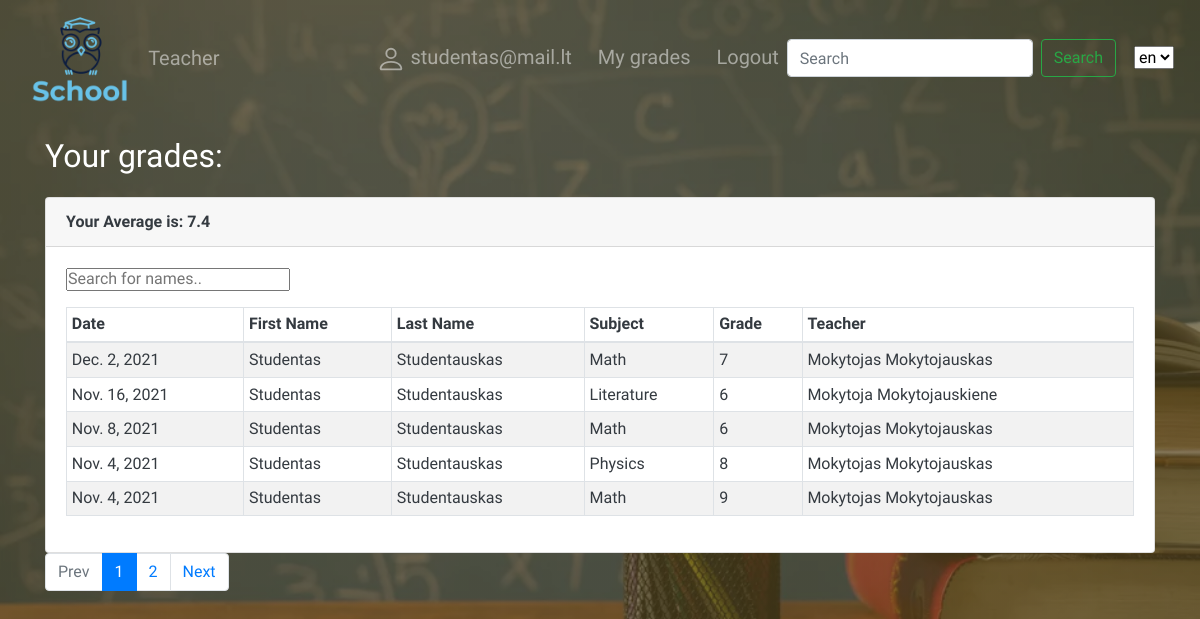
Screenshot of /school/mygrades/ (signed in) with the database file from the repository.
### school/models.py (models this page shows, shortened)
class CustomUser(AbstractBaseUser, PermissionsMixin):
    email = models.EmailField(_('email address'), unique=True)
    fname = models.CharField(verbose_name=_("First name"), max_length=150, null=True, blank=True)
    lname = models.CharField(verbose_name=_("Last name"), max_length=150, null=True, blank=True)
    is_staff = models.BooleanField(default=False)
    is_active = models.BooleanField(default=True)
    USER_CHOICES = [
        ('T', 'Teacher'),
        ('S', 'Student')
    ]
    user_type = models.CharField(choices=USER_CHOICES, max_length=1)
    USERNAME_FIELD = 'email'
    REQUIRED_FIELDS = []
    objects = CustomUserManager()
    class Meta:
        ordering = ('id',)

class Subject_grade(models.Model):
    teacher_subject = models.ForeignKey('Teacher_subject', verbose_name=_('Teacher subject'), on_delete=models.CASCADE, null=True, blank=True)
    student = models.ForeignKey(User, on_delete=models.CASCADE, null=True, blank=True)
    date = models.DateField(verbose_name=_('Date'), null=True, blank=True)
    GRADE = (
        (1, '1'),
        (2, '2'),
        (3, '3'),
        (4, '4'),
        (5, '5'),
        (6, '6'),
        (7, '7'),
        (8, '8'),
        (9, '9'),
        (10, '10'),
    )
    grade = models.IntegerField(
        verbose_name=_('Grade'),
        choices=GRADE,
        null=True,
        blank=True,
    )
    class Meta:
        verbose_name = "Subject grade"
        verbose_name_plural = 'Subject grades'
        ordering = ['-date']

class Teacher_subject(models.Model):
    teacher = models.ForeignKey(User, on_delete=models.CASCADE, null=True, blank=True, related_name='subjects')
    subject = models.ForeignKey('Subject', verbose_name='Subject', on_delete=models.CASCADE, null=True, blank=True)
    class Meta:
        verbose_name = "Teacher's subject"
        verbose_name_plural = "Teacher's subjects"

class Subject(models.Model):
    name = models.CharField(verbose_name=_("Name"), max_length=150)
    class Meta:
        verbose_name = 'Subject'
        verbose_name_plural = 'Subjects'

### school/views.py (the view)
# urls.py: path('mygrades/', views.GradesByUserListView.as_view(), name='my-grades'),
class GradesByUserListView(LoginRequiredMixin, generic.ListView):
    model = Subject_grade
    template_name = 'user_grades.html'
    paginate_by = 5
    def get_queryset(self):
        return Subject_grade.objects.filter(student=self.request.user)
    def get_context_data(self, *args, **kwargs):
        context = super(GradesByUserListView, self).get_context_data(**kwargs)
        context['average'] = Subject_grade.objects.all().aggregate(Avg('grade'))
        return context

### school/templates/user_grades.html (shortened to what this page needs)
{% extends "base.html" %}
{% load i18n %}
{% load static %}
{% block content %}
<h1>{% trans "Your grades:" %} </h1>
<div class="row text-dark">
    <div class="col-lg-12">
        <div class="card">
            <div class="card-header">
                {% for key, value in average.items %}
                <strong>{% trans "Your Average is:" %} {{ value|floatformat:"1" }}</strong>
                {% endfor %}
            </div>
            <div class="card-body">
                <input class="mb-3" type="text" id="myInput" onkeyup="myFunction()" placeholder="Search for names..">
                <table id="myTable" class="table table-responsive-sm table-bordered table-striped table-sm">
                    <thead>
                    <tr>
                        <th>{% trans "Date" %}</th>
                        <th>{% trans "First Name" %}</th>
                        <th>{% trans "Last Name" %}</th>
                        <th>{% trans "Subject" %}</th>
                        <th>{% trans "Grade" %}</th>
                        <th>{% trans "Teacher" %}</th>
                    </tr>
                    </thead>
                    <tbody>
                    <tr>
                        {% for subject in subject_grade_list %}
                        <td>{{ subject.date }}</td>
                        <td>{{ subject.student.fname }}</td>
                        <td>{{ subject.student.lname }}</td>
                        <td>{{ subject.teacher_subject.subject.name }}</td>
                        <td>{{ subject.grade }}</td>
                        <td>{{ subject.teacher_subject.teacher.fname }} {{ subject.teacher_subject.teacher.lname }}</td>
                    </tr>
                    {% endfor %}
                    </tbody>
                </table>
            </div>
        </div>
    </div>
</div>
<div class="row">
    <div class="col-md-12">
        {% if page_obj.has_other_pages %}
            <ul class="pagination">
                {% if page_obj.has_previous %}
                    <li class="page-item">
                        <a href="?page={{page_obj.previous_page_number}}" class="page-link">{% trans "Prev"%}</a>
                    </li>
                {% else %}
                    <li class="page-item disabled">
                        <a class="page-link">{% trans "Prev"%}</a>
                    </li>
                {% endif %}
                {% for i in page_obj.paginator.page_range %}
                    {% if page_obj.number == i %}
                        <li class="page-item active">
                            <a class="page-link">{{ i }}</a>
                        </li>
                    {% else %}
                        <li class="page-item">
                            <a href="?page={{ i }}" class="page-link">{{ i }}</a>
                        </li>
                    {% endif %}
                {% endfor %}
                {% if page_obj.has_next %}
                    <li class="page-item">
                        <a href="?page={{page_obj.next_page_number}}" class="page-link">{% trans "Next" %}</a>
                    </li>
                {% else %}
                    <li class="page-item disabled">
                        <a class="page-link">{% trans "Next" %}</a>
                    </li>
                {% endif %}
            </ul>
        {% endif %}
    </div>
</div>
{% endblock %}

### school/templates/base.html (shortened to what this page needs)
<!DOCTYPE html>
<html lang="en">
<head>
    {% load i18n %}
    <link rel="stylesheet" href="https://stackpath.bootstrapcdn.com/bootstrap/4.1.3/css/bootstrap.min.css"
>
    <link rel="stylesheet" href="https://cdnjs.cloudflare.com/ajax/libs/normalize/8.0.1/normalize.css" />
    {% load static %}
    <link rel="stylesheet" href="{% static 'css/styles.css' %}">
</head>
<body>
<nav class="navbar navbar-expand-sm navbar-dark" >
  <a href="/" > <img src="{% static 'img/School_logo1.png' %}"></a>
  <div class="collapse navbar-collapse" id="navbarTogglerDemo03">
    <ul class="navbar-nav mr-auto mt-2 mt-lg-0">
      <li class="nav-item">
        <a class="nav-link" href="{% url 'teachers'%}">{% trans "Teacher" %}</a>
      </li>
        </ul>
      {% if user.is_authenticated %}
      <div class="collapse navbar-collapse">
      <ul class="navbar-nav ml-auto mt-2 mt-lg-0">
          <li class="nav-item"><a class="nav-link" href="{% url 'profile' %}">
          {{ user.get_username }} </a></li>
          {% if user.user_type == 'S' %}
      <li class="nav-item"><a class="nav-link" href="{% url 'my-grades' %}">{% trans "My grades" %}</a></li>
          {% else %}
          <li class="nav-item"><a class="nav-link" href="{% url 'my-lessons' %}">{% trans "My Students" %}</a></li>
          <li class="nav-item"><a class="nav-link" href="{% url 'grade-new'%}?next=/school">{% trans "New Grade" %}</a></li>
          {% endif %}
      <li class="nav-item"><a class="nav-link" href="{% url 'logout' %}?next=/school">{% trans "Logout" %}</a></li>
          {% else %}
          <div class="collapse navbar-collapse">
      <ul class="navbar-nav ml-auto mt-2 mt-lg-0">
      <li class="nav-item "><a class="nav-link" href="{% url 'login' %}?next={{request.path}}">{% trans "Login" %}</a></li></ul></div>
          {% endif %}
      </ul></div>
    <form action="{% url 'search' %}" method="get" class="form-inline my-2 my-lg-0">
      <input name="query" class="form-control mr-sm-2" type="search" placeholder="Search" aria-label="Search">
      <button class="btn my-2 my-sm-0 mr-2 btn btn-outline-success" type="submit">{% trans "Search" %}</button>
    </form>
      <form class="lang" action="{% url 'set_language' %}" method="post">
        <select name="language" onchange="this.form.submit()">
          {% load static %}
          {% get_current_language as LANGUAGE_CODE %}
          {% get_available_languages as LANGUAGES %}
          {% for lang in LANGUAGES %}
          <option style="background-image: url({% static 'img/lt.png' %});" value="{{ lang.0 }}" {% if lang.0 == LANGUAGE_CODE %} selected="selected" {% endif %}>
            {{ lang.0 }}
          </option>
          {% endfor %}
        </select>
      </form>
  </div>
</nav>
<div class="container">
    {% block content %}
    {% endblock %}
</div>
</body>
</html>

### school/static/css/styles.css (style rules this page uses)
* { margin: 0px; padding: 0px; box-sizing: border-box; font-family: 'Offside', cursive; list-style: none; }
body { background-image: linear-gradient(rgba(83, 70, 31, 0.7),rgba(83, 70, 31, 0.7)), url(../img/fonas.jpg); background-size: cover; color: white; }
nav img { height: 100px; }
nav a { font-size: 20px; margin-left: 10px; }
li a { list-style: none; }
li a:link { text-decoration: none; }
.lang { margin: 5px; padding: 5px; }

### rows the page displays
CustomUser: get_username "studentas@mail.lt"
Subject_grade: date "Dec. 2, 2021", student.fname "Studentas", student.lname "Studentauskas", teacher_subject.subject.name "Math", grade "7", teacher_subject.teacher.fname "Mokytojas", teacher_subject.teacher.lname "Mokytojauskas"
Subject_grade: date "Nov. 16, 2021", student.fname "Studentas", student.lname "Studentauskas", teacher_subject.subject.name "Literature", grade "6", teacher_subject.teacher.fname "Mokytoja", teacher_subject.teacher.lname "Mokytojauskiene"
Subject_grade: date "Nov. 8, 2021", student.fname "Studentas", student.lname "Studentauskas", teacher_subject.subject.name "Math", grade "6", teacher_subject.teacher.fname "Mokytojas", teacher_subject.teacher.lname "Mokytojauskas"
Subject_grade: date "Nov. 4, 2021", student.fname "Studentas", student.lname "Studentauskas", teacher_subject.subject.name "Physics", grade "8", teacher_subject.teacher.fname "Mokytojas", teacher_subject.teacher.lname "Mokytojauskas"
Subject_grade: date "Nov. 4, 2021", student.fname "Studentas", student.lname "Studentauskas", teacher_subject.subject.name "Math", grade "9", teacher_subject.teacher.fname "Mokytojas", teacher_subject.teacher.lname "Mokytojauskas"

### other values shown
{{ value|floatformat:"1" }} "7.4"
{{ i }} "1"
{{ i }} "2"
form field language "en"
